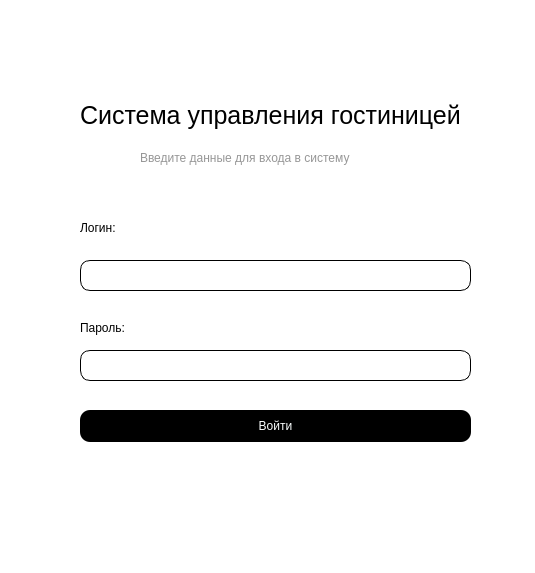
<?xml version="1.0" encoding="UTF-8"?>
<ui version="4.0">
 <class>AuthWindow</class>
 <widget class="QMainWindow" name="AuthWindow">
  <property name="geometry">
   <rect>
    <x>0</x>
    <y>0</y>
    <width>535</width>
    <height>573</height>
   </rect>
  </property>
  <property name="windowTitle">
   <string>MainWindow</string>
  </property>
  <property name="styleSheet">
   <string notr="true">background-color:rgb(255, 255, 255);</string>
  </property>
  <widget class="QWidget" name="centralwidget">
   <widget class="QLabel" name="HeaderLabel">
    <property name="geometry">
     <rect>
      <x>80</x>
      <y>100</y>
      <width>391</width>
      <height>31</height>
     </rect>
    </property>
    <property name="styleSheet">
     <string notr="true">font-size: 25px;</string>
    </property>
    <property name="text">
     <string>Система управления гостиницей</string>
    </property>
   </widget>
   <widget class="QLabel" name="h2_label">
    <property name="geometry">
     <rect>
      <x>140</x>
      <y>150</y>
      <width>241</width>
      <height>16</height>
     </rect>
    </property>
    <property name="styleSheet">
     <string notr="true">color: rgb(150, 150, 150);</string>
    </property>
    <property name="text">
     <string>Введите данные для входа в систему</string>
    </property>
   </widget>
   <widget class="QLabel" name="LoginLabel">
    <property name="geometry">
     <rect>
      <x>80</x>
      <y>220</y>
      <width>58</width>
      <height>16</height>
     </rect>
    </property>
    <property name="text">
     <string>Логин:</string>
    </property>
   </widget>
   <widget class="QLabel" name="PasswordLabel">
    <property name="geometry">
     <rect>
      <x>80</x>
      <y>320</y>
      <width>58</width>
      <height>16</height>
     </rect>
    </property>
    <property name="text">
     <string>Пароль:</string>
    </property>
   </widget>
   <widget class="QTextEdit" name="LoginText">
    <property name="geometry">
     <rect>
      <x>80</x>
      <y>260</y>
      <width>391</width>
      <height>31</height>
     </rect>
    </property>
    <property name="styleSheet">
     <string notr="true">border-radius: 10px;
border: 1px solid rgb(0, 0, 0);</string>
    </property>
    <property name="html">
     <string>&lt;!DOCTYPE HTML PUBLIC &quot;-//W3C//DTD HTML 4.0//EN&quot; &quot;http://www.w3.org/TR/REC-html40/strict.dtd&quot;&gt;
&lt;html&gt;&lt;head&gt;&lt;meta name=&quot;qrichtext&quot; content=&quot;1&quot; /&gt;&lt;meta charset=&quot;utf-8&quot; /&gt;&lt;style type=&quot;text/css&quot;&gt;
p, li { white-space: pre-wrap; }
hr { height: 1px; border-width: 0; }
li.unchecked::marker { content: &quot;\2610&quot;; }
li.checked::marker { content: &quot;\2612&quot;; }
&lt;/style&gt;&lt;/head&gt;&lt;body style=&quot; font-family:'.AppleSystemUIFont'; font-size:13pt; font-weight:400; font-style:normal;&quot;&gt;
&lt;p style=&quot;-qt-paragraph-type:empty; margin-top:0px; margin-bottom:0px; margin-left:0px; margin-right:0px; -qt-block-indent:0; text-indent:0px;&quot;&gt;&lt;br /&gt;&lt;/p&gt;&lt;/body&gt;&lt;/html&gt;</string>
    </property>
   </widget>
   <widget class="QTextEdit" name="PasswordText">
    <property name="geometry">
     <rect>
      <x>80</x>
      <y>350</y>
      <width>391</width>
      <height>31</height>
     </rect>
    </property>
    <property name="styleSheet">
     <string notr="true">border: 1px solid rgb(0, 0, 0);
border-radius: 10px;</string>
    </property>
   </widget>
   <widget class="QPushButton" name="pushButton">
    <property name="geometry">
     <rect>
      <x>80</x>
      <y>410</y>
      <width>391</width>
      <height>32</height>
     </rect>
    </property>
    <property name="styleSheet">
     <string notr="true">background-color: rgb(0, 0, 0);
color: rgb(251, 255, 255);
border-radius: 10px;</string>
    </property>
    <property name="text">
     <string>Войти</string>
    </property>
   </widget>
  </widget>
  <widget class="QStatusBar" name="statusbar"/>
 </widget>
 <resources>
  <include location="res.qrc"/>
 </resources>
 <connections/>
</ui>
